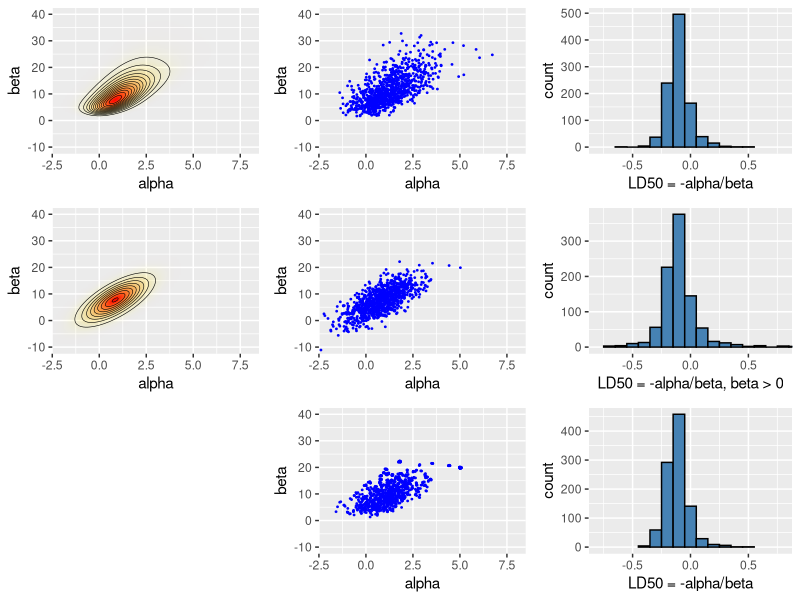

The R source for this figure:
# Bayesian data analysis
# Aki Vehtari <Aki.Vehtari@aalto.fi>
# Markus Paasiniemi <Markus.Paasiniemi@aalto.fi>

library(ggplot2)
library(gridExtra)
library(grid)
library(tidyr)
library(MASS)

# Normal approximaton for Bioassay model.

# Bioassay data, (BDA3 page 86)
df1 <- data.frame(
  x = c(-0.86, -0.30, -0.05, 0.73),
  n = c(5, 5, 5, 5),
  y = c(0, 1, 3, 5)
)

# compute the posterior density in a grid
#  - usually should be computed in logarithms!
#  - with alternative prior, check that range and spacing of A and B
#    are sensible

A = seq(-4, 8, length.out = 100)
B = seq(-10, 40, length.out = 100)

# make vectors that contain all pairwise combinations of A and B
cA <- rep(A, each = length(B))
cB <- rep(B, length(A))

# a helper function to calculate the log likelihood
logl <- function(df, a, b)
  df['y']*(a + b*df['x']) - df['n']*log1p(exp(a + b*df['x']))

# calculate likelihoods: apply logl function for each observation
# ie. each row of data frame of x, n and y
p <- apply(df1, 1, logl, cA, cB) %>% rowSums() %>% exp()


# sample from the grid (with replacement)
nsamp <- 1000
samp_indices <- sample(length(p), size = nsamp,
                       replace = T, prob = p/sum(p))

samp_A <- cA[samp_indices[1:nsamp]]
samp_B <- cB[samp_indices[1:nsamp]]
# add random jitter, see BDA3 p. 76
samp_A <- samp_A + runif(nsamp, (A[1] - A[2])/2, (A[2] - A[1])/2)
samp_B <- samp_B + runif(nsamp, (B[1] - B[2])/2, (B[2] - B[1])/2)

# samples of LD50
samp_ld50 <- -samp_A/samp_B

# limits for the plots
xl <- c(-2, 8)
yl <- c(-10, 40)

# create a plot of the posterior density
pos <- ggplot(data = data.frame(cA ,cB, p), aes(x = cA, y = cB)) +
  geom_raster(aes(fill = p, alpha = p), interpolate = T) +
  geom_contour(aes(z = p), colour = 'black', size = 0.2) +
  coord_cartesian(xlim = xl, ylim = yl) +
  labs(x = 'alpha', y = 'beta') +
  scale_fill_gradient(low = 'yellow', high = 'red', guide = F) +
  scale_alpha(range = c(0, 1), guide = F)

# plot of the samples
sam <- ggplot(data = data.frame(samp_A, samp_B)) +
  geom_point(aes(samp_A, samp_B), color = 'blue', size = 0.3) +
  coord_cartesian(xlim = xl, ylim = yl) +
  labs(x = 'alpha', y = 'beta')

# plot of the histogram of LD50
his <- ggplot() +
  geom_histogram(aes(samp_ld50), binwidth = 0.1,
                 fill = 'steelblue', color = 'black') +
  coord_cartesian(xlim = c(-0.8, 0.8)) +
  labs(x = 'LD50 = -alpha/beta')

# define the function to be optimized
bioassayfun <- function(w, df) {
  z <- w[1] + w[2]*df$x
  -sum(df$y*(z) - df$n*log1p(exp(z)))
}


# initial guess
w0 <- c(0,0)
optim_res <- optim(w0, bioassayfun, gr = NULL, df1, hessian = T)
w <- optim_res$par
S <- solve(optim_res$hessian)

# multivariate normal probability density function
dmvnorm <- function(x, mu, sig)
  exp(-0.5*(length(x)*log(2*pi) + log(det(sig)) + (x-mu)%*%solve(sig, x-mu)))

# evaluate likelihood at points (cA,cB) 
# this is just for illustration and would not be needed otherwise
p <- apply(cbind(cA, cB), 1, dmvnorm, w, S)

# sample from the multivariate normal 
samp_norm <- mvrnorm(nsamp, w, S)

# samples of LD50 conditional beta > 0
# Normal approximation does not take into account that the posterior
# is not symmetric and that there is very low density for negative
# beta values. Based on the draws from the normal approximation
# is is estimated that there is about 5% probability that beta is negative!
bpi <- samp_norm[,2] > 0
samp_norm_ld50 <- -samp_norm[bpi,1]/samp_norm[bpi,2]

# create a plot of the posterior density
pos_norm <- ggplot(data = data.frame(cA ,cB, p), aes(x = cA, y = cB)) +
  geom_raster(aes(fill = p, alpha = p), interpolate = T) +
  geom_contour(aes(z = p), colour = 'black', size = 0.2) +
  coord_cartesian(xlim = xl, ylim = yl) +
  labs(x = 'alpha', y = 'beta') +
  scale_fill_gradient(low = 'yellow', high = 'red', guide = F) +
  scale_alpha(range = c(0, 1), guide = F)

# plot of the samples
sam_norm <- ggplot(data = data.frame(samp_A=samp_norm[,1], samp_B=samp_norm[,2])) +
  geom_point(aes(samp_A, samp_B), color = 'blue', size = 0.3) +
  coord_cartesian(xlim = xl, ylim = yl) +
  labs(x = 'alpha', y = 'beta')

# plot of the histogram of LD50
his_norm <- ggplot() +
  geom_histogram(aes(samp_norm_ld50), binwidth = 0.1,
                 fill = 'steelblue', color = 'black') +
  coord_cartesian(xlim = c(-0.8, 0.8)) +
  labs(x = 'LD50 = -alpha/beta, beta > 0')

# importance sampling
# multivariate normal log probability density function
ldmvnorm <- function(x, mu, sig)
  (-0.5*(length(x)*log(2*pi) + log(det(sig)) + (x-mu)%*%solve(sig, x-mu)))
lg <- apply(samp_norm, 1, ldmvnorm, w, S)
lp <- apply(df1, 1, logl, samp_norm[,1], samp_norm[,2]) %>% rowSums()
lw <- lp-lg
library(loo)
psis <- psislw(lw)
pis <- exp(psis$lw_smooth)
# Pareto diagnostics
print(psis$pareto_k)

# Importance sampling weights could be used to weight different expectations directly, but 
# for visualisation and easy computation of LD50 histogram, we use resampling importance sampling.
samp_indices <- sample(length(pis), size = nsamp,
                       replace = T, prob = pis)

rissamp_A <- samp_norm[samp_indices,1]
rissamp_B <- samp_norm[samp_indices,2]
# add random jitter, see BDA3 p. 76
rissamp_A <- rissamp_A + runif(nsamp, (A[1] - A[2])/2, (A[2] - A[1])/2)
rissamp_B <- rissamp_B + runif(nsamp, (B[1] - B[2])/2, (B[2] - B[1])/2)

# samples of LD50 
rissamp_ld50 <- -rissamp_A/rissamp_B

# plot of the samples
sam_ris <- ggplot(data = data.frame(rissamp_A, rissamp_B)) +
  geom_point(aes(rissamp_A, rissamp_B), color = 'blue', size = 0.3) +
  coord_cartesian(xlim = xl, ylim = yl) +
  labs(x = 'alpha', y = 'beta')

# plot of the histogram of LD50
his_ris <- ggplot() +
  geom_histogram(aes(rissamp_ld50), binwidth = 0.1,
                 fill = 'steelblue', color = 'black') +
  coord_cartesian(xlim = c(-0.8, 0.8)) +
  labs(x = 'LD50 = -alpha/beta')


# combine the plots
blank <- grid.rect(gp=gpar(col="white"))
grid.arrange(pos, sam, his, pos_norm, sam_norm, his_norm, blank, sam_ris, his_ris, ncol=3)
